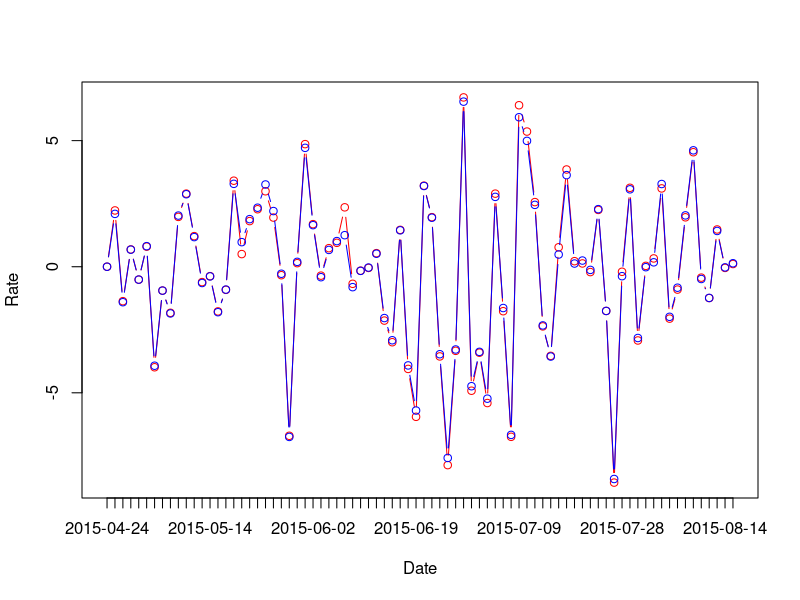
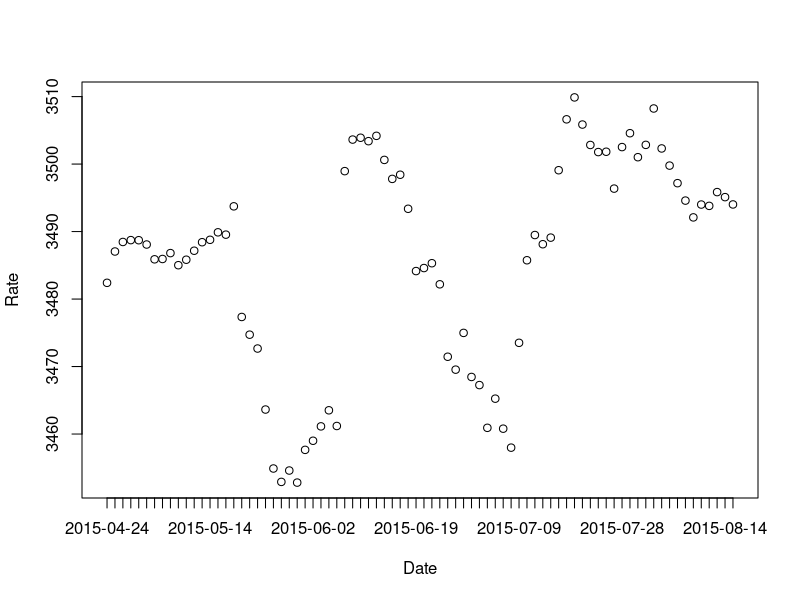
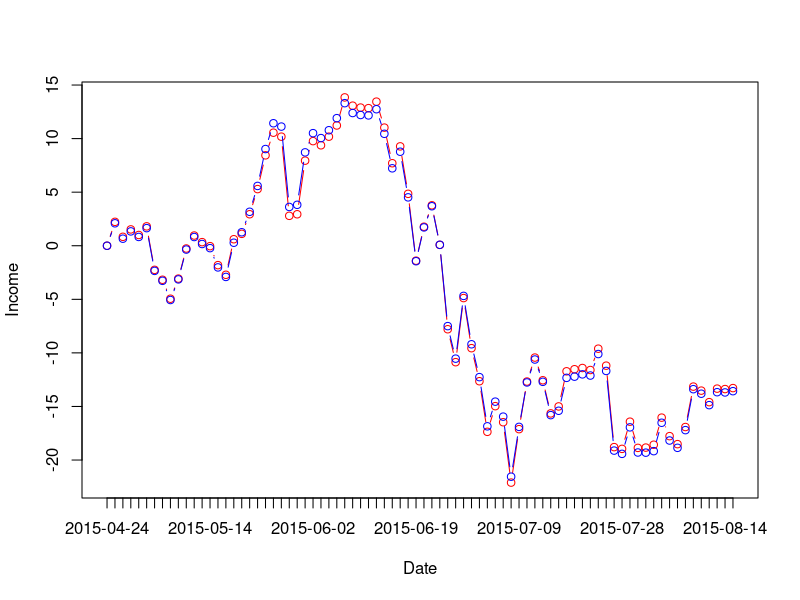

Generate these figures, in order, with R:
hs300 <- read.table("hs300.csv", sep=',', header=TRUE, stringsAsFactors=FALSE)
hs300 <- na.omit(hs300)
hs300$Date <- as.Date(hs300$Date, "%Y-%m-%d")
hs300 <- hs300[order(hs300$Date),]

for (i in 2:length(hs300$Date)) hs300[i, "IndexRate"] <- (hs300[i, "Close"] / hs300[i - 1, "Close"] - 1) * 100
hs300[1, "IndexRate"] <- 0
for (i in 2:length(hs300$Date)) hs300[i, "FundRate"] <- (hs300[i, "Net"] / hs300[i - 1, "Net"] - 1) * 100
hs300[1, "FundRate"] <- 0

plot(hs300$IndexRate, type='b', col='red', xaxt='n', xlab='Date', ylab='Rate')
lines(hs300$FundRate, type='b', col='blue')
axis(1, 1:length(hs300$Date), labels=hs300$Date)

hs300$FixRate <- hs300$Close/hs300$Net
dev.new()
plot(hs300$FixRate, xaxt='n', xlab='Date', ylab='Rate')
axis(1, 1:length(hs300$Date), labels=hs300$Date)

start <- 1
hs300$IndexIncome <- (hs300$Close / hs300[start, 'Close'] - 1) * 100
hs300$FundIncome <- (hs300$Net /hs300[start, 'Net'] - 1) * 100
max4p <- max(hs300$IndexIncome, hs300$FundIncome)
min4p <- min(hs300$IndexIncome, hs300$FundIncome)
dev.new()
plot(hs300$IndexIncome, type='b', col='red', xaxt='n', xlab='Date', ylab='Income', ylim=c(min4p, max4p))
lines(hs300$FundIncome, type='b', col='blue')
axis(1, 1:length(hs300$Date), labels=hs300$Date)

mean(hs300$FundRate - hs300$IndexRate)
sd(hs300$FundRate - hs300$IndexRate)

